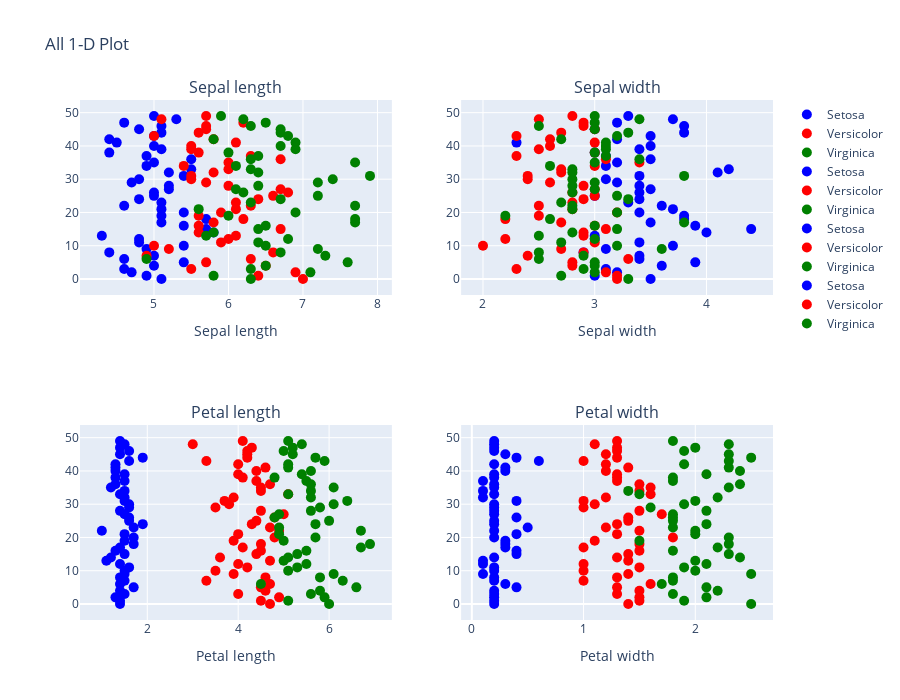

Notebook code for this chart:
### Code cell
res_1d

### Figure 1 — Plotly figure (JSON) as saved in the notebook; plotly's stock layout.template omitted (floating-point values rounded to 4 significant figures)
{"data": [{"marker": {"color": "blue", "size": 10}, "mode": "markers", "name": "Setosa", "type": "scatter", "x": [5.1, 4.9, 4.7, 4.6, 5, 5.4, 4.6, 5, 4.4, 4.9, 5.4, 4.8, 4.8, 4.3, 5.8, 5.7, 5.4, 5.1, 5.7, 5.1, 5.4, 5.1, 4.6, 5.1, 4.8, 5, 5, 5.2, 5.2, 4.7, 4.8, 5.4, 5.2, 5.5, 4.9, 5, 5.5, 4.9, 4.4, 5.1, 5, 4.5, 4.4, 5, 5.1, 4.8, 5.1, 4.6, 5.3, 5], "xaxis": "x", "yaxis": "y"}, {"marker": {"color": "red", "size": 10}, "mode": "markers", "name": "Versicolor", "type": "scatter", "x": [7, 6.4, 6.9, 5.5, 6.5, 5.7, 6.3, 4.9, 6.6, 5.2, 5, 5.9, 6, 6.1, 5.6, 6.7, 5.6, 5.8, 6.2, 5.6, 5.9, 6.1, 6.3, 6.1, 6.4, 6.6, 6.8, 6.7, 6, 5.7, 5.5, 5.5, 5.8, 6, 5.4, 6, 6.7, 6.3, 5.6, 5.5, 5.5, 6.1, 5.8, 5, 5.6, 5.7, 5.7, 6.2, 5.1, 5.7], "xaxis": "x", "yaxis": "y"}, {"marker": {"color": "green", "size": 10}, "mode": "markers", "name": "Virginica", "type": "scatter", "x": [6.3, 5.8, 7.1, 6.3, 6.5, 7.6, 4.9, 7.3, 6.7, 7.2, 6.5, 6.4, 6.8, 5.7, 5.8, 6.4, 6.5, 7.7, 7.7, 6, 6.9, 5.6, 7.7, 6.3, 6.7, 7.2, 6.2, 6.1, 6.4, 7.2, 7.4, 7.9, 6.4, 6.3, 6.1, 7.7, 6.3, 6.4, 6, 6.9, 6.7, 6.9, 5.8, 6.8, 6.7, 6.7, 6.3, 6.5, 6.2, 5.9], "xaxis": "x", "yaxis": "y"}, {"marker": {"color": "blue", "size": 10}, "mode": "markers", "name": "Setosa", "type": "scatter", "x": [3.5, 3, 3.2, 3.1, 3.6, 3.9, 3.4, 3.4, 2.9, 3.1, 3.7, 3.4, 3, 3, 4, 4.4, 3.9, 3.5, 3.8, 3.8, 3.4, 3.7, 3.6, 3.3, 3.4, 3, 3.4, 3.5, 3.4, 3.2, 3.1, 3.4, 4.1, 4.2, 3.1, 3.2, 3.5, 3.1, 3, 3.4, 3.5, 2.3, 3.2, 3.5, 3.8, 3, 3.8, 3.2, 3.7, 3.3], "xaxis": "x2", "yaxis": "y2"}, {"marker": {"color": "red", "size": 10}, "mode": "markers", "name": "Versicolor", "type": "scatter", "x": [3.2, 3.2, 3.1, 2.3, 2.8, 2.8, 3.3, 2.4, 2.9, 2.7, 2, 3, 2.2, 2.9, 2.9, 3.1, 3, 2.7, 2.2, 2.5, 3.2, 2.8, 2.5, 2.8, 2.9, 3, 2.8, 3, 2.9, 2.6, 2.4, 2.4, 2.7, 2.7, 3, 3.4, 3.1, 2.3, 3, 2.5, 2.6, 3, 2.6, 2.3, 2.7, 3, 2.9, 2.9, 2.5, 2.8], "xaxis": "x2", "yaxis": "y2"}, {"marker": {"color": "green", "size": 10}, "mode": "markers", "name": "Virginica", "type": "scatter", "x": [3.3, 2.7, 3, 2.9, 3, 3, 2.5, 2.9, 2.5, 3.6, 3.2, 2.7, 3, 2.5, 2.8, 3.2, 3, 3.8, 2.6, 2.2, 3.2, 2.8, 2.8, 2.7, 3.3, 3.2, 2.8, 3, 2.8, 3, 2.8, 3.8, 2.8, 2.8, 2.6, 3, 3.4, 3.1, 3, 3.1, 3.1, 3.1, 2.7, 3.2, 3.3, 3, 2.5, 3, 3.4, 3], "xaxis": "x2", "yaxis": "y2"}, {"marker": {"color": "blue", "size": 10}, "mode": "markers", "name": "Setosa", "type": "scatter", "x": [1.4, 1.4, 1.3, 1.5, 1.4, 1.7, 1.4, 1.5, 1.4, 1.5, 1.5, 1.6, 1.4, 1.1, 1.2, 1.5, 1.3, 1.4, 1.7, 1.5, 1.7, 1.5, 1, 1.7, 1.9, 1.6, 1.6, 1.5, 1.4, 1.6, 1.6, 1.5, 1.5, 1.4, 1.5, 1.2, 1.3, 1.5, 1.3, 1.5, 1.3, 1.3, 1.3, 1.6, 1.9, 1.4, 1.6, 1.4, 1.5, 1.4], "xaxis": "x3", "yaxis": "y3"}, {"marker": {"color": "red", "size": 10}, "mode": "markers", "name": "Versicolor", "type": "scatter", "x": [4.7, 4.5, 4.9, 4, 4.6, 4.5, 4.7, 3.3, 4.6, 3.9, 3.5, 4.2, 4, 4.7, 3.6, 4.4, 4.5, 4.1, 4.5, 3.9, 4.8, 4, 4.9, 4.7, 4.3, 4.4, 4.8, 5, 4.5, 3.5, 3.8, 3.7, 3.9, 5.1, 4.5, 4.5, 4.7, 4.4, 4.1, 4, 4.4, 4.6, 4, 3.3, 4.2, 4.2, 4.2, 4.3, 3, 4.1], "xaxis": "x3", "yaxis": "y3"}, {"marker": {"color": "green", "size": 10}, "mode": "markers", "name": "Virginica", "type": "scatter", "x": [6, 5.1, 5.9, 5.6, 5.8, 6.6, 4.5, 6.3, 5.8, 6.1, 5.1, 5.3, 5.5, 5, 5.1, 5.3, 5.5, 6.7, 6.9, 5, 5.7, 4.9, 6.7, 4.9, 5.7, 6, 4.8, 4.9, 5.6, 5.8, 6.1, 6.4, 5.6, 5.1, 5.6, 6.1, 5.6, 5.5, 4.8, 5.4, 5.6, 5.1, 5.1, 5.9, 5.7, 5.2, 5, 5.2, 5.4, 5.1], "xaxis": "x3", "yaxis": "y3"}, {"marker": {"color": "blue", "size": 10}, "mode": "markers", "name": "Setosa", "type": "scatter", "x": [0.2, 0.2, 0.2, 0.2, 0.2, 0.4, 0.3, 0.2, 0.2, 0.1, 0.2, 0.2, 0.1, 0.1, 0.2, 0.4, 0.4, 0.3, 0.3, 0.3, 0.2, 0.4, 0.2, 0.5, 0.2, 0.2, 0.4, 0.2, 0.2, 0.2, 0.2, 0.4, 0.1, 0.2, 0.1, 0.2, 0.2, 0.1, 0.2, 0.2, 0.3, 0.3, 0.2, 0.6, 0.4, 0.3, 0.2, 0.2, 0.2, 0.2], "xaxis": "x4", "yaxis": "y4"}, {"marker": {"color": "red", "size": 10}, "mode": "markers", "name": "Versicolor", "type": "scatter", "x": [1.4, 1.5, 1.5, 1.3, 1.5, 1.3, 1.6, 1, 1.3, 1.4, 1, 1.5, 1, 1.4, 1.3, 1.4, 1.5, 1, 1.5, 1.1, 1.8, 1.3, 1.5, 1.2, 1.3, 1.4, 1.4, 1.7, 1.5, 1, 1.1, 1, 1.2, 1.6, 1.5, 1.6, 1.5, 1.3, 1.3, 1.3, 1.2, 1.4, 1.2, 1, 1.3, 1.2, 1.3, 1.3, 1.1, 1.3], "xaxis": "x4", "yaxis": "y4"}, {"marker": {"color": "green", "size": 10}, "mode": "markers", "name": "Virginica", "type": "scatter", "x": [2.5, 1.9, 2.1, 1.8, 2.2, 2.1, 1.7, 1.8, 1.8, 2.5, 2, 1.9, 2.1, 2, 2.4, 2.3, 1.8, 2.2, 2.3, 1.5, 2.3, 2, 2, 1.8, 2.1, 1.8, 1.8, 1.8, 2.1, 1.6, 1.9, 2, 2.2, 1.5, 1.4, 2.3, 2.4, 1.8, 1.8, 2.1, 2.4, 2.3, 1.9, 2.3, 2.5, 2.3, 1.9, 2, 2.3, 1.8], "xaxis": "x4", "yaxis": "y4"}], "layout": {"annotations": [{"font": {"size": 16}, "showarrow": false, "text": "Sepal length", "x": 0.225, "xanchor": "center", "xref": "paper", "y": 1, "yanchor": "bottom", "yref": "paper"}, {"font": {"size": 16}, "showarrow": false, "text": "Sepal width", "x": 0.775, "xanchor": "center", "xref": "paper", "y": 1, "yanchor": "bottom", "yref": "paper"}, {"font": {"size": 16}, "showarrow": false, "text": "Petal length", "x": 0.225, "xanchor": "center", "xref": "paper", "y": 0.375, "yanchor": "bottom", "yref": "paper"}, {"font": {"size": 16}, "showarrow": false, "text": "Petal width", "x": 0.775, "xanchor": "center", "xref": "paper", "y": 0.375, "yanchor": "bottom", "yref": "paper"}], "height": 700, "title": {"text": "All 1-D Plot"}, "xaxis": {"anchor": "y", "automargin": true, "domain": [0, 0.45], "title": {"text": "Sepal length"}}, "xaxis2": {"anchor": "y2", "domain": [0.55, 1], "title": {"text": "Sepal width"}}, "xaxis3": {"anchor": "y3", "domain": [0, 0.45], "title": {"text": "Petal length"}}, "xaxis4": {"anchor": "y4", "domain": [0.55, 1], "title": {"text": "Petal width"}}, "yaxis": {"anchor": "x", "domain": [0.625, 1]}, "yaxis2": {"anchor": "x2", "domain": [0.625, 1]}, "yaxis3": {"anchor": "x3", "domain": [0, 0.375]}, "yaxis4": {"anchor": "x4", "domain": [0, 0.375]}}}
